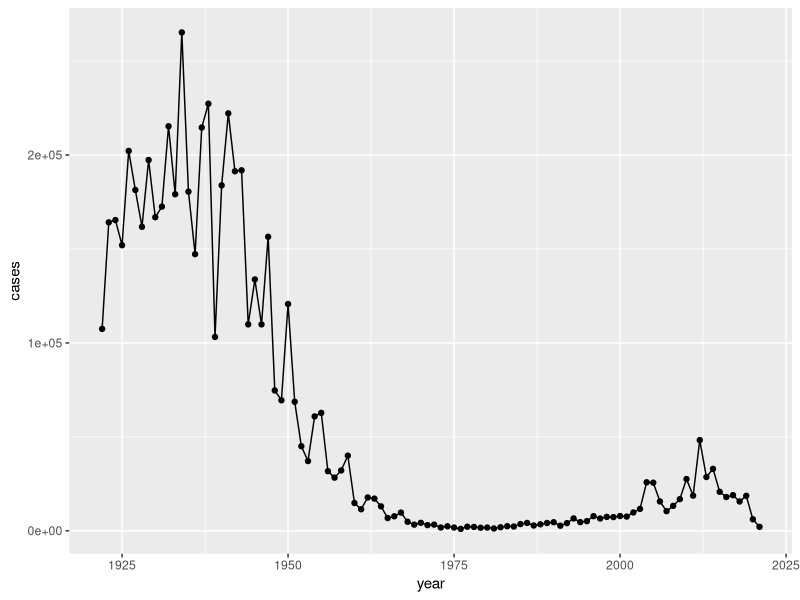
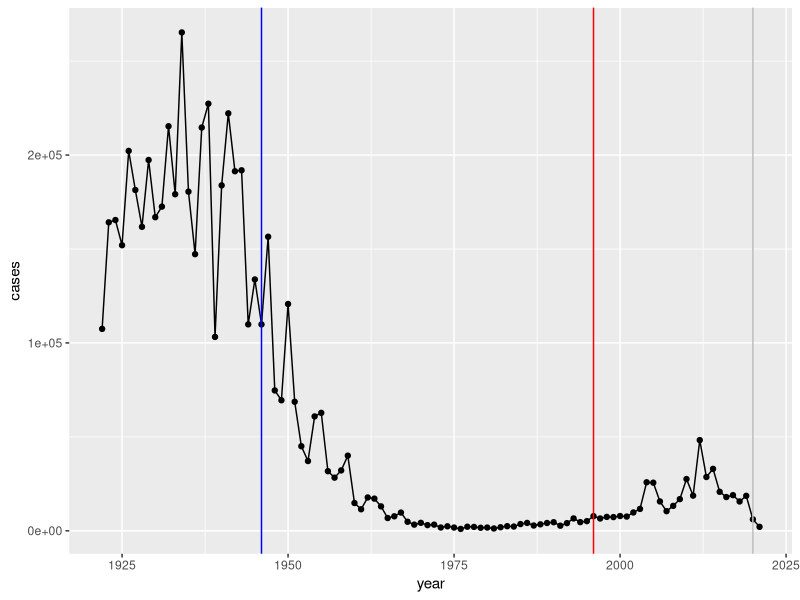

Write R code to recreate these figures, in order. (Note: this script raises an error after producing the figures.)
## ---- chunk 1
cdc <- data.frame(
                                 year = c(1922L,1923L,1924L,1925L,
                                          1926L,1927L,1928L,1929L,1930L,1931L,
                                          1932L,1933L,1934L,1935L,1936L,
                                          1937L,1938L,1939L,1940L,1941L,1942L,
                                          1943L,1944L,1945L,1946L,1947L,
                                          1948L,1949L,1950L,1951L,1952L,
                                          1953L,1954L,1955L,1956L,1957L,1958L,
                                          1959L,1960L,1961L,1962L,1963L,
                                          1964L,1965L,1966L,1967L,1968L,1969L,
                                          1970L,1971L,1972L,1973L,1974L,
                                          1975L,1976L,1977L,1978L,1979L,1980L,
                                          1981L,1982L,1983L,1984L,1985L,
                                          1986L,1987L,1988L,1989L,1990L,
                                          1991L,1992L,1993L,1994L,1995L,1996L,
                                          1997L,1998L,1999L,2000L,2001L,
                                          2002L,2003L,2004L,2005L,2006L,2007L,
                                          2008L,2009L,2010L,2011L,2012L,
                                          2013L,2014L,2015L,2016L,2017L,2018L,
                                          2019L,2020L,2021L),
         cases = c(107473,164191,165418,152003,
                                          202210,181411,161799,197371,
                                          166914,172559,215343,179135,265269,
                                          180518,147237,214652,227319,103188,
                                          183866,222202,191383,191890,109873,
                                          133792,109860,156517,74715,69479,
                                          120718,68687,45030,37129,60886,
                                          62786,31732,28295,32148,40005,
                                          14809,11468,17749,17135,13005,6799,
                                          7717,9718,4810,3285,4249,3036,
                                          3287,1759,2402,1738,1010,2177,2063,
                                          1623,1730,1248,1895,2463,2276,
                                          3589,4195,2823,3450,4157,4570,
                                          2719,4083,6586,4617,5137,7796,6564,
                                          7405,7298,7867,7580,9771,11647,
                                          25827,25616,15632,10454,13278,
                                          16858,27550,18719,48277,28639,32971,
                                          20762,17972,18975,15609,18617,
                                          6124,2116)
       )
## ---- chunk 2
library(ggplot2)
x <- ggplot(cdc) + aes(year, cases) + geom_point() + geom_line()
x
## ---- chunk 3
x + geom_vline(xintercept = 1946, col="blue") + geom_vline(xintercept = 1996, col="red") + geom_vline(xintercept = 2020, col="gray")
## ---- chunk 4
library(jsonlite)

subject<-read_json("https://www.cmi-pb.org/api/subject", simplifyVector = T)
head(subject)
## ---- chunk 5
nrow(subject)
## ---- chunk 6
table(subject$infancy_vac)
## ---- chunk 7
table(subject$biological_sex)
## ---- chunk 8
table(subject$race, subject$biological_sex)
## ---- chunk 9
specimen <- read_json("https://www.cmi-pb.org/api/specimen", simplifyVector = T)
ab_titer <- read_json("https://www.cmi-pb.org/api/v4/plasma_ab_titer", simplifyVector = T)
## ---- chunk 10
head(specimen)
## ---- chunk 11
head(ab_titer)
## ---- chunk 12
library(dplyr)

meta <- inner_join(subject, specimen)

head(meta)
## ---- chunk 13
abdata <- inner_join(ab_titer, meta)
dim(abdata)
## ---- chunk 14
head(abdata)
## ---- chunk 15
table(ab_titer$isotype)
## ---- chunk 16
table(ab_titer$antigen)
## ---- chunk 17
head(abdata, 2)
## ---- chunk 18
igg <- abdata %>% filter(isotype == "IgG")
head(igg)
## ---- chunk 19
y<- ggplot(igg) + aes(MFI_normalised, antigen) + geom_boxplot()
y
## ---- chunk 20
table(igg$visit)
## ---- chunk 21
y +   facet_wrap(vars(visit), nrow=2)

## ---- chunk 22
ggplot(igg) +
  aes(MFI_normalised, antigen, col=infancy_vac ) +
  geom_boxplot(show.legend = FALSE) + 
  facet_wrap(vars(visit), nrow=2) +
  xlim(0,75) +
  theme_bw()
## ---- chunk 23
abdata.21 <- abdata %>% filter(dataset == "2021_dataset")

abdata.21 %>% 
  filter(isotype == "IgG",  antigen == "PT") %>%
  ggplot() +
    aes(x=planned_day_relative_to_boost,
        y=MFI_normalised,
        col=infancy_vac,
        group=subject_id) +
    geom_point() +
    geom_line() +
    geom_vline(xintercept=0, linetype="dashed") +
    geom_vline(xintercept=14, linetype="dashed") +
  labs(title="2021 dataset IgG PT",
       subtitle = "Dashed lines indicate day 0 (pre-boost) and 14 (apparent peak levels)")
## ---- chunk 24
table(abdata$dataset)

